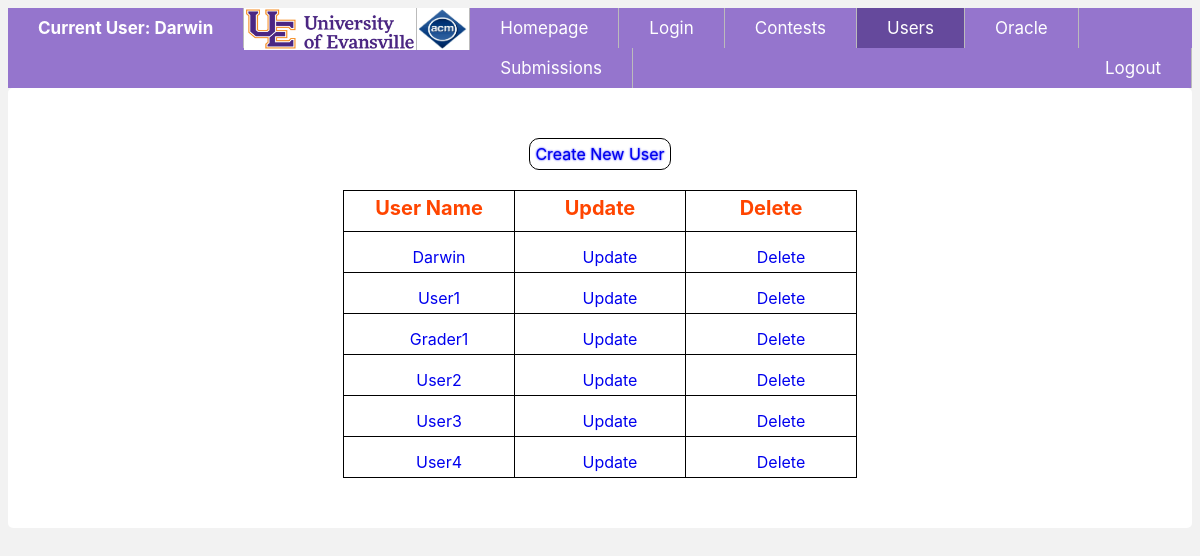
Page /users/ (signed in) on the committed database.
### users/models.py (models this page shows, shortened)
class CustomUser(AbstractBaseUser):
    userName        = models.CharField(max_length = 30, unique = True)
    userType        = models.CharField(max_length=20,
                                    choices = user_choices,
                                    default = user_choices[1])
    participatingIn  = models.ManyToManyField(Contest, blank = True)
    date_joined     = models.DateTimeField(blank = True, null = True)
    last_login      = models.DateTimeField(blank = True, null = True)
    admin        = models.BooleanField(default = False)
    active       = models.BooleanField(default = True)
    staff        = models.BooleanField(default = False)
    is_superuser    = models.BooleanField(default = False)
    USERNAME_FIELD = 'userName'
    REQUIRED_FIELDS = ['userType', 'password']
    objects = MyAccountManager()
    def get_absolute_url(self):
        return reverse("users:user-detail", kwargs = {"id": self.id})

### users/views.py (the view)
# urls.py: path('', UserListView.as_view(), name = 'user-list'),
@class_view_decorator(custom_login_required)
@class_view_decorator(admin_only_view)
class UserListView(ListView):
    template_name = 'users/user_list.html'
    queryset = CustomUser.objects.all()

### users/templates/users/user_list.html
{% extends 'base.html' %}
{% block content %}
{% load static %}
<div class = "container">
<link rel = "stylesheet" type = "text/css" href = "{% static 'css/style_lists.css' %}" />
    <a href = '{{ instance.get_absolute_url }}create/' id = "createnew"> Create New User</a>
    <br><br>
    <table>
        <tr>
            <th>User Name</th>
            <th>Update</th>
            <th>Delete</th>
        </tr>
    {% for instance in object_list %}
    <tr>
        <td>
        <a href = '{{instance.get_absolute_url }}' >
        {{ instance.userName}}
        </a>
        </td>
    <td><a href = '{{instance.get_absolute_url }}update' > update </a></td>
    <td><a href = '{{instance.get_absolute_url }}delete' > delete </a></td>
</tr>
{% endfor %}
</table>
</div>
{% endblock %}

### contest/templates/navbar.html
{% load static %}
<nav>
    <link rel = "stylesheet" type = "text/css" href = "{% static 'css/navbar_style.css' %}" />
    <div id = "menu">
        <ul>
            <li id = "user">
            {% if request.user.userName != None and request.user.userName != "" %}
                        Current User: {{ request.user.userName }}
                    {% else %}
                        Current User: No User Logged In
            {% endif %}
            </li>
            <li><img src = "{% static 'logo/UElogo.jpg' %}" class = "logo1"/></li>
            <li><img src = "{% static 'logo/ACMlogo.png' %}" class = "logo"/></li>
            <li class="{% ifequal request.path '/home/'%} active {% endifequal%}">
                <a href="{% url 'home:homepage-view' %}"> Homepage</a>
            </li>
            <li class="{% ifequal request.path '/login/'%} active {% endifequal%}">
                <a href="{% url 'login:login-page' %}"> Login </a>
            </li>
            <li class="{% if 'contests' in request.build_absolute_uri %} active {% endif%}">
                <a href="{% url 'contests:contest-list' %}"> Contests </a>
            </li>
            <li class="{% if 'users' in request.build_absolute_uri %} active {% endif%}">
                <a href="{% url 'users:user-list' %}"> Users </a>
            </li>
            <li class="{% ifequal request.path '/oracle/'%} active {% endifequal%}">
                <a href="{% url 'oracle:posts-list' %}"> Oracle </a>
            </li>
            <li class="{% ifequal request.path '/submission/'%} active {% endifequal%}">
                <a href="{% url 'submission:submission-list' %}"> Submissions </a>
            </li>
            <li style = "float:right"><a href="{% url 'login:logout-page' %}"> Logout </a></li>
        </ul>
    </div>
</nav>

### static/css/navbar_style.css (style rules this page uses)
html { background-color: #f2f2f2; font-family: -apple-system, BlinkMacSystemFont, 'Segoe UI', Roboto, Oxygen, Ubuntu, Cantarell, 'Open Sans', 'Helvetica Neue', sans-serif; }
#menu { background-color: white; }
#menu a { text-decoration: none; display: block; }
#menu ul { list-style-type: none; margin: 0; padding: 0; overflow: hidden; background-color: #9575cd; }
#user { padding: 10px 30px; font-weight: bold; text-transform: capitalize; color: white; }
#menu li { display: block; float: left; text-align: center; border-right: 1px solid #bbb; font-size: 17px; }
#menu li a { color: white; float: left; text-align: center; padding: 10px 30px; text-decoration: none; }
.logo { display: inline-block; vertical-align: top; width: 50px; height: 40px; border: 1px solid white; }
.logo1 { display: inline-block; vertical-align: top; width: 170px; height: 40px; border: 1px solid white; }
#menu ul li.active a { background-color: #65499c; }

### static/css/style_lists.css (style rules this page uses)
.container { position: relative; border-radius: 5px; background-color:white; padding: 50px 25px; text-align: center; font-size: 16px; margin-top: auto; }
table { border: 1px solid black; font-size: 16px; text-align: left; margin-left: auto; margin-right: auto; padding: 20px; border-collapse: collapse; }
td a { display: block; font-size: 16px; }
a { text-decoration: none; }
th { font-size: 20px; color: orangered; }
th, td { border: 1px solid black; width: 160px; height: 30px; text-align: center; vertical-align: middle; padding: 5px; text-transform: capitalize; }
.container th, td, a { vertical-align: text-top; }
#createnew { padding: 5px; border: 1px solid black; border-radius: 10px; display: inline-flex; text-shadow:0 0 2px blue; margin-left: 20px; margin-right: 20px; }
.sublistcontainer th, td a { width: 100%; padding: 10px; height: 10px; white-space: nowrap; text-align: center; }

### rows in the picture
CustomUser: user.userName "Darwin", userName "Darwin"
CustomUser: userName "User1"
CustomUser: userName "Grader1"
CustomUser: userName "User2"
CustomUser: userName "User3"
CustomUser: userName "User4"
